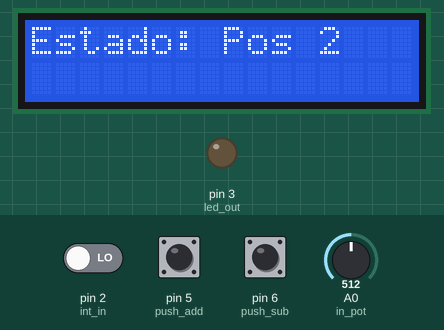
The sketch below on a simulated Arduino Uno, built with avr-gcc and run on an emulated ATmega328P. On the bench: 16×2 character LCD, output pins drawn as LEDs (lit = HIGH). The test bench sets the inputs (shaded band); at power-on: pin 5 (push_add) LOW, pin 2 (int_in) LOW, pin 6 (push_sub) LOW, A0 (in_pot) = 512.

Above: at 1.2 s.
1.3 s: pin 5 (push_add) pulled HIGH for 1 s
At 3.4 s:
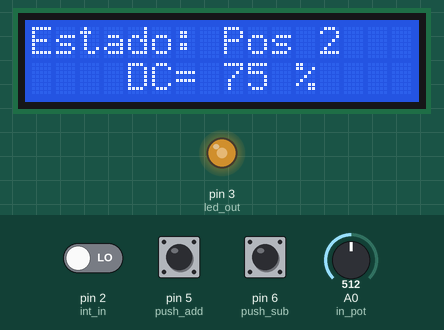
3.8 s: pin 2 (int_in) driven HIGH
At 5.0 s:
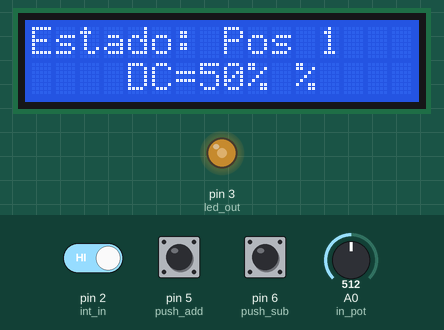
5.3 s: pin 2 (int_in) driven LOW
At 5.9 s:
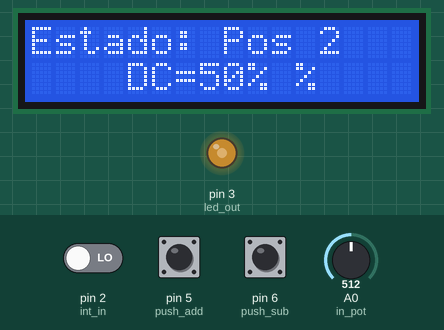
6.8 s: pin 6 (push_sub) pulled HIGH for 0.15 s
At 7.4 s:
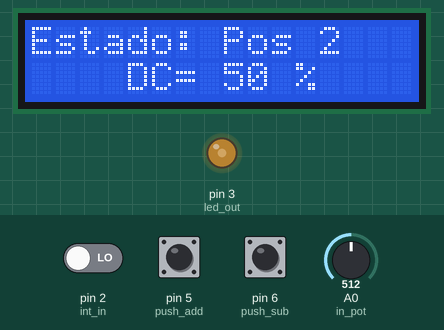
8.5 s: pin 6 (push_sub) pulled HIGH for 1 s
At 10.0 s:
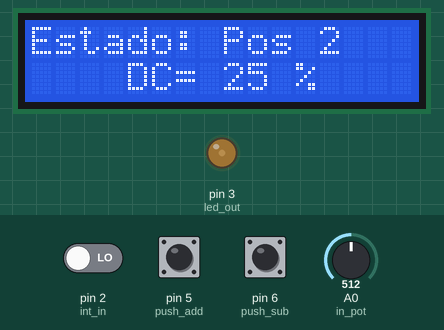
Timing chart, 0 to 11.5 s (numbered marks = the images above; inputs shaded):
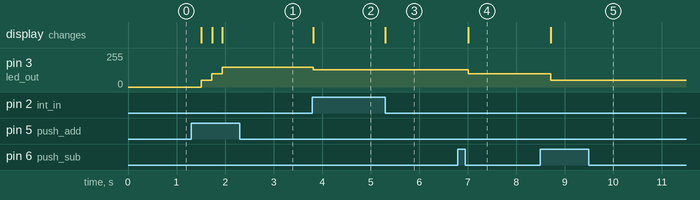

Measured:
- after the input at 1.3 s, pin 3 (led_out): 0/255 → 50/255 after 0.21 s, → 100/255 0.21 s later, → 150/255 0.21 s later; the display: first changes after 0.21 s (image 1 shows a later state)
- after the input at 3.8 s, pin 3 (led_out): 150/255 → 128/255 at once; the display: changes at once (image 2)
- after the input at 5.3 s, the display: changes at once (image 3)
- after the input at 6.8 s, pin 3 (led_out): 128/255 → 100/255 after 0.21 s; the display: changes after 0.21 s (image 4)
- after the input at 8.5 s, pin 3 (led_out): 100/255 → 50/255 after 0.21 s; the display: changes after 0.21 s (image 5)

The sketch:

Practica2_sistemas.ino
```cpp
#include <LiquidCrystal_I2C.h>
LiquidCrystal_I2C lcd(0x27,16,2) ;

int int_in =2;
int led_out=3;
int value_estate=0;
int in_pot =0;
int intensity;
int cont_push=0;
int push_add=5;
int push_sub=6;
int porciento;
int value_push_add;
int value_push_sub;
 void setup() {
  Serial.begin(9600);
  lcd.backlight();
  lcd.init();
  lcd.clear();
  lcd.setCursor(0,0);
  lcd.print("Estado: ");

  pinMode (int_in,INPUT);
  pinMode (led_out, OUTPUT);
  pinMode (push_add,INPUT);
  pinMode (push_sub,INPUT);
}

void loop() {


value_estate=digitalRead(int_in);

//Primera condición
  if (value_estate==HIGH){
    lcd.setCursor(8,0);
    lcd.print("Pos 1");

    intensity=analogRead(in_pot);

    if(intensity>=0 && intensity<=300){
    lcd.setCursor(4,1);
    lcd.print("DC=25%");
      analogWrite(led_out,64); //1024/4 *25%
      }

    if(intensity>300 && intensity<=700){
    lcd.setCursor(4,1);
    lcd.print("DC=50%");
      analogWrite(led_out,128); //1024/4*50%
    }

    if(intensity>700 && intensity<=1024){
    lcd.setCursor(4,1);
    lcd.print("DC=75%");
      analogWrite(led_out,192); //1024/4*75%
    }
  }

//Segunda Condición
  else {
    lcd.setCursor(8,0);
    lcd.print("Pos 2");
value_push_add=digitalRead(push_add);
   if(value_push_add==HIGH){
    if(cont_push<3){
      delay(200);
      cont_push=cont_push+1;
      porciento=25*cont_push;
      lcd.setCursor(4,1);
      lcd.print("DC= ");
      lcd.print(porciento);
      lcd.setCursor(11,1);
      lcd.print("%");
      analogWrite(led_out,1024/400*porciento);
    }}

value_push_sub=digitalRead(push_sub);
   if(value_push_sub==HIGH){
    if(cont_push>1){
      delay(200);
      cont_push=cont_push-1;
      porciento=25*cont_push;
      lcd.setCursor(4,1);
      lcd.print("DC= ");
      lcd.print(porciento);
      lcd.setCursor(11,1);
      lcd.print("%");
      analogWrite(led_out,1024/400*porciento);
    }}


  }

}
```
